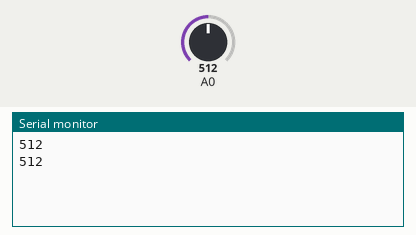
Simulated run of this sketch. Board: Arduino Uno, built with avr-gcc and run on an emulated ATmega328P. Parts: the last lines printed to the serial monitor. Inputs (shaded band) come from the test bench; at power-on: A0 = 512.

Above: at 10.8 s.
10.9 s: A0 set to 716
At 20.7 s:
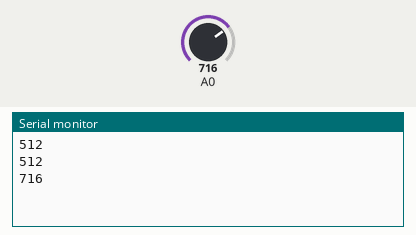
20.9 s: A0 set to 900
At 30.7 s:
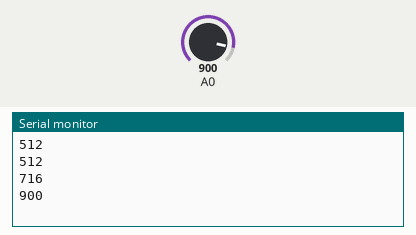
Timing chart, 0 to 32.2 s (numbered marks = the images above; inputs shaded):
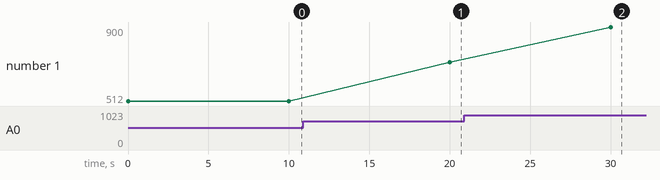

The sketch:

current_test.ino
```cpp
void setup() {
  Serial.begin(9600);
  pinMode(A0,INPUT);

}

void loop() {
  Serial.println(analogRead(A0));
  delay(10000);
}
```

Measured:
- after the input at 10.9 s, the serial monitor: prints a new line after 9.1 s (image 1)
- after the input at 20.9 s, the serial monitor: prints a new line after 9.1 s (image 2)
- plotted number 1: 512 → 716 after the input at 10.9 s, 716 → 900 after the input at 20.9 s
